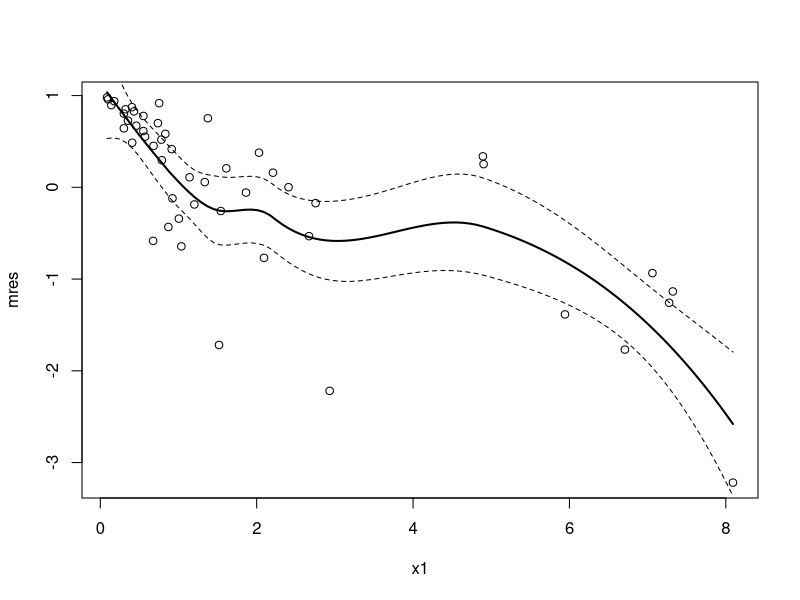
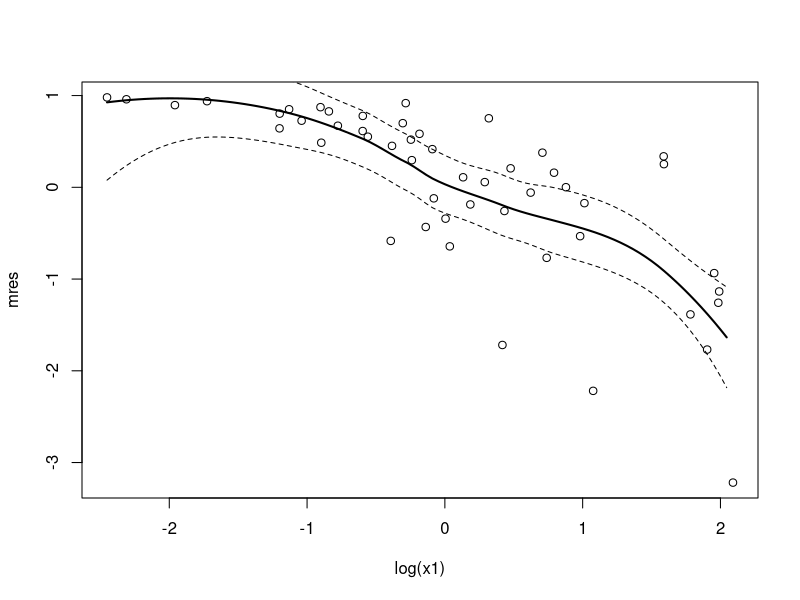
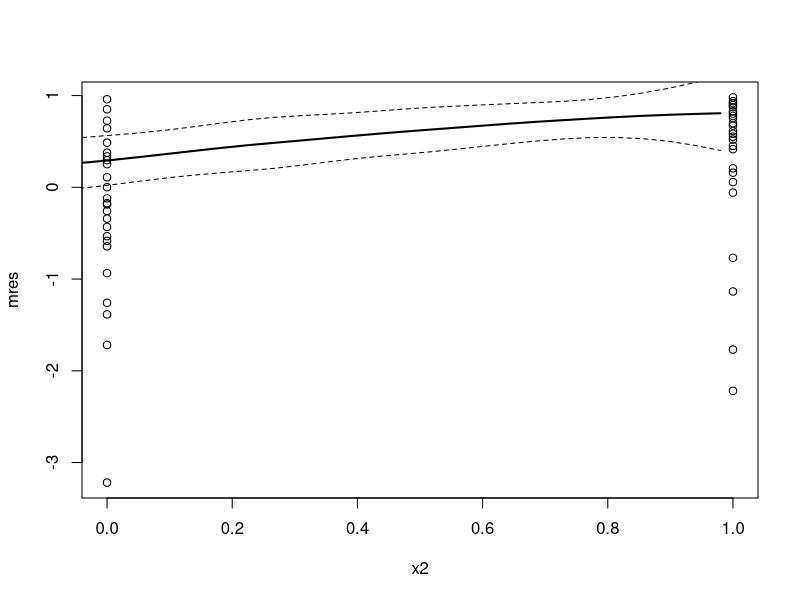
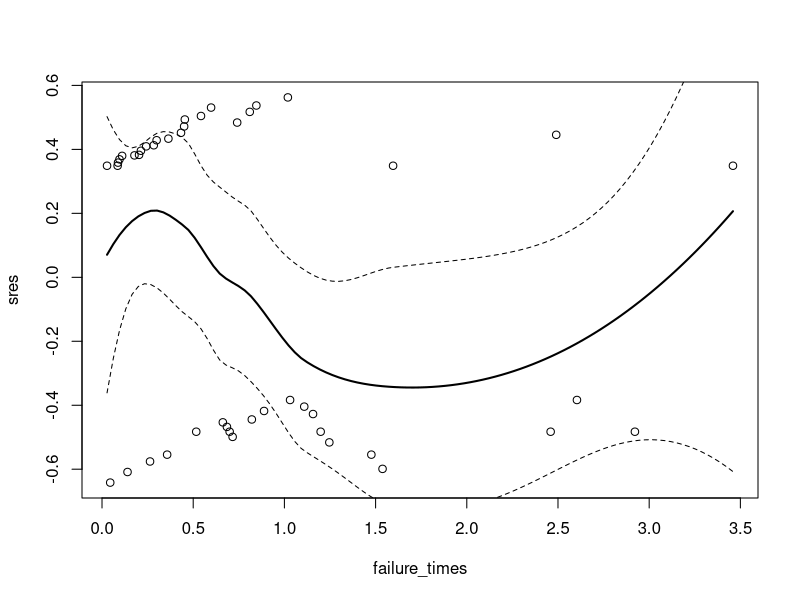
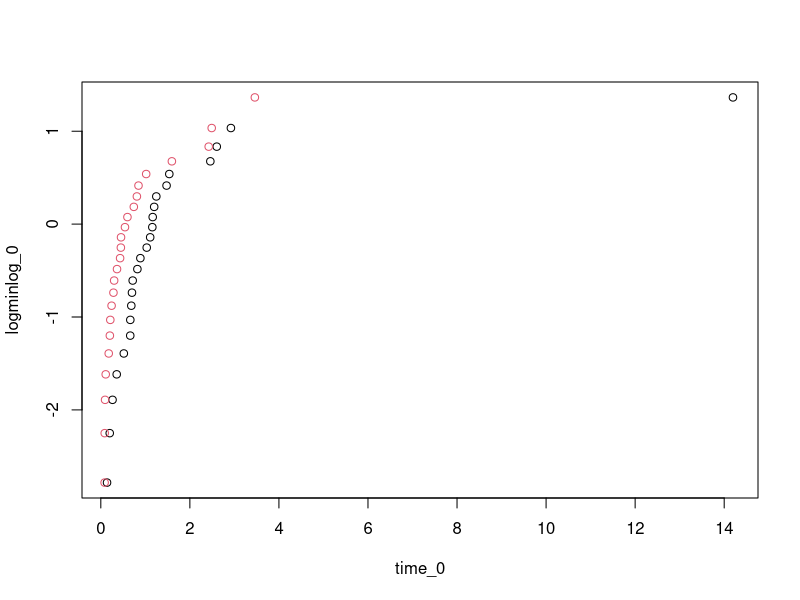
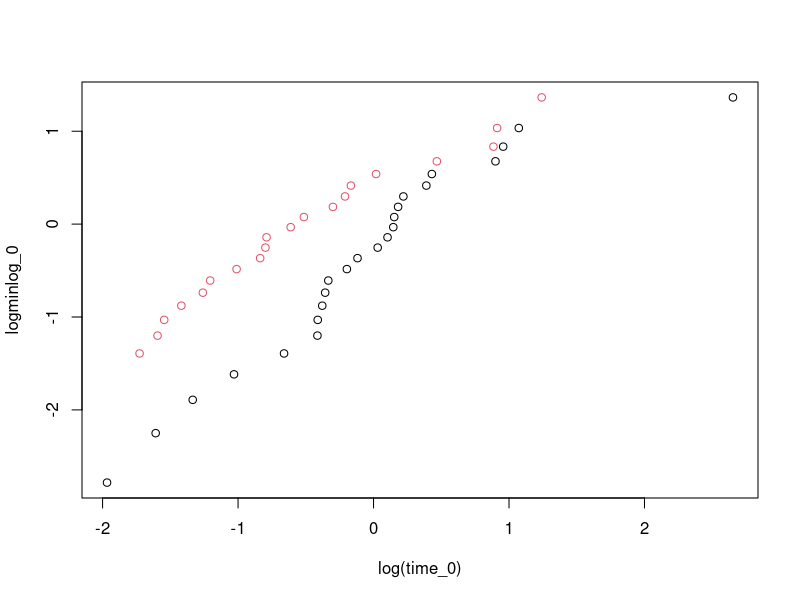
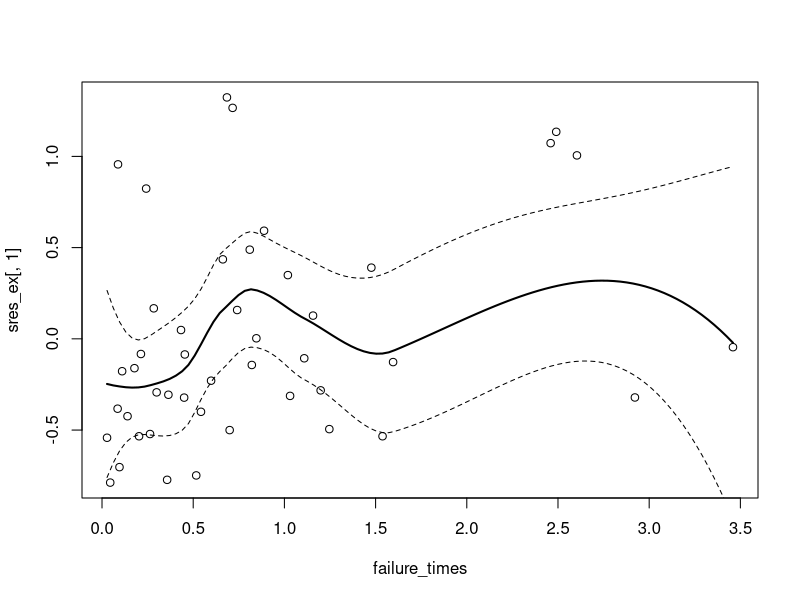
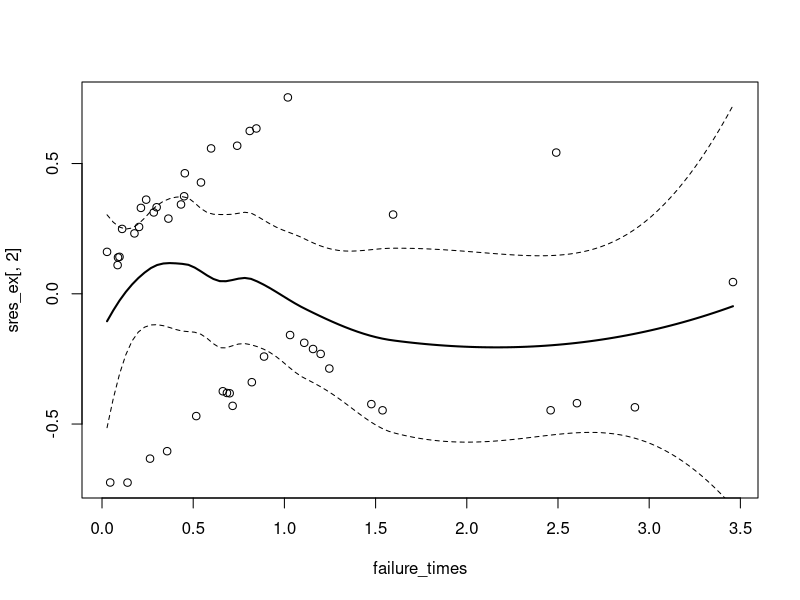

The R script that drew these images, in order:
rm(list=ls())

## ---- preliminary
library(survival)
data <- read.table("data.dat")
attach(data)

smoothSEcurve <- function(yy, xx) {
  # use after a call to "plot"
  # fit a lowess curve and 95% confidence interval curve
  # make list of x values
  xx.list <- min(xx) + ((0:100)/100)*(max(xx) - min(xx))
  # Then fit loess function through the points (xx, yy)
  # at the listed values
  yy.xx <- predict(loess(yy ~ xx), se=T,
                   newdata=data.frame(xx=xx.list))
  lines(yy.xx$fit ~ xx.list, lwd=2)
  lines(yy.xx$fit -
          qt(0.975, yy.xx$df)*yy.xx$se.fit ~ xx.list, lty=2)
  lines(yy.xx$fit +
          qt(0.975, yy.xx$df)*yy.xx$se.fit ~ xx.list, lty=2)
}

## ---- 1
coxreg <- coxph(Surv(y, delta)~1)
mres <- residuals(coxreg, type="martingale")

plot(x1, mres)
smoothSEcurve(mres, x1)
plot(log(x1), mres)
smoothSEcurve(mres, log(x1))
plot(x2, mres)
smoothSEcurve(x2, mres)

## ---- 2
coxreg2 <- coxph(Surv(y,delta)~x2)
sres <- residuals(coxreg2,type="schoenfeld")
failure_times <- sort(y[delta==1])
failure_times <- failure_times[failure_times != 0]
plot(failure_times,sres)
smoothSEcurve(sres,failure_times)

Rhat_0 <- survfit(Surv(y) ~ x2, subset={x2==0})
n_0 = length(Rhat_0$surv)
Rhathat_0 <- (tail(Rhat_0$surv, n_0-1) + head(Rhat_0$surv, n_0-1)) / 2
time_0 <- tail(Rhat_0$time, n_0-1)
logminlog_0 <- log(-log(Rhathat_0))

Rhat_1 <- survfit(Surv(y) ~ x2, subset={x2==1})
n_1 = length(Rhat_1$surv)
Rhathat_1 <- (tail(Rhat_1$surv, n_1-1) + head(Rhat_1$surv, n_1-1)) / 2
time_1 <- tail(Rhat_1$time, n_1-1)
logminlog_1 <- log(-log(Rhathat_1))

plot(time_0, logminlog_0)
points(time_1, logminlog_1, col=2)
plot(log(time_0), logminlog_0)
points(log(time_1), logminlog_1, col=2)

## ---- 3

new_data <- data
new_data$x1 = log(new_data$x1)
coxreg_ex <- coxph(Surv(y, delta)~x1 + x2, data=new_data)
summary(coxreg_ex)


## ---- 4

sres_ex <- residuals(coxreg_ex,type="schoenfeld")
plot(failure_times,sres_ex[,1])
smoothSEcurve(sres_ex[,1], failure_times)
plot(failure_times,sres_ex[,2])
smoothSEcurve(sres_ex[,2],failure_times)

cox.zph(coxreg_ex)

## ---- 5

## ---- 6

## ---- 7

## ---- 8

## ---- 9

